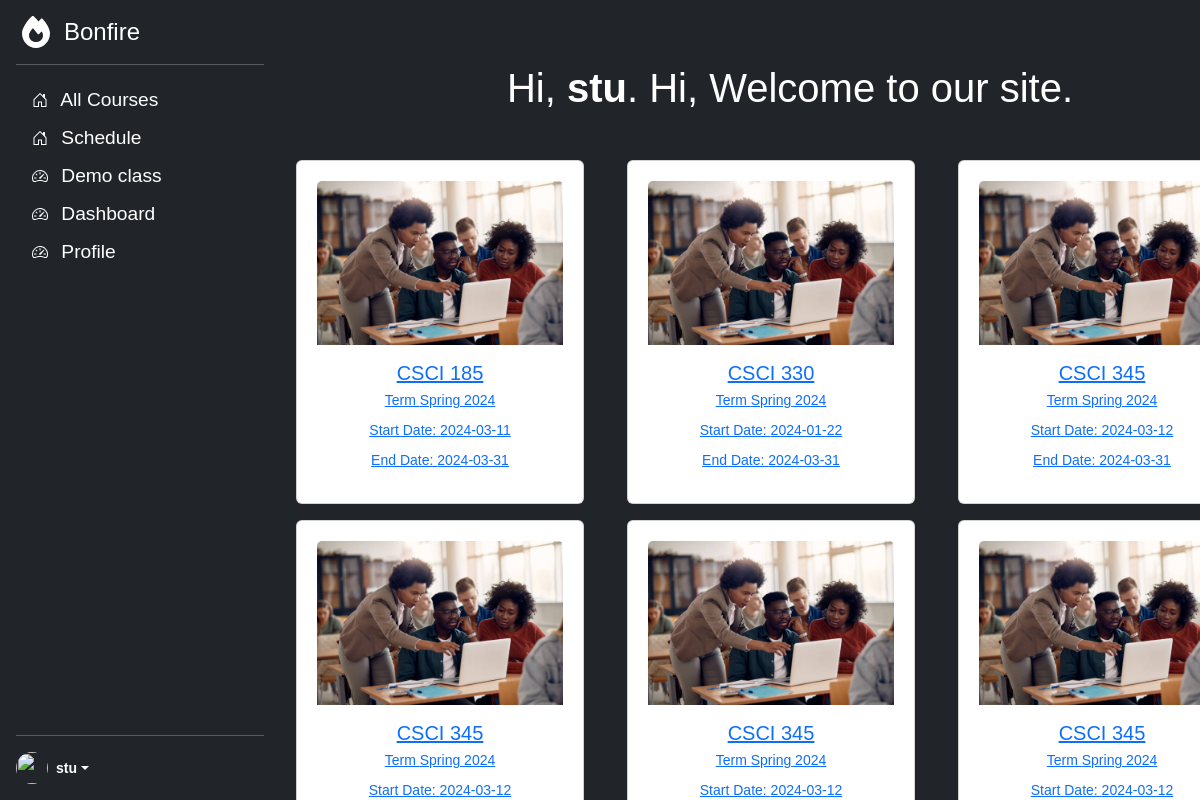
The app's page /dashboard.php (signed in) with its own data.
### tables this page shows
CREATE TABLE `classes` (
  `id` int NOT NULL AUTO_INCREMENT,
  `class_name` varchar(255) NOT NULL,
  `teacher_id` int NOT NULL,
  `start_date` date DEFAULT NULL,
  `end_date` date DEFAULT NULL,
  `term` varchar(30) DEFAULT NULL,
  PRIMARY KEY (`id`),
  UNIQUE KEY `id_UNIQUE` (`id`),
  KEY `teacher_id_idx` (`teacher_id`)
);

### dashboard.php (the view, shortened to what this page needs)
<?php
$firstName = htmlspecialchars($_SESSION["first_name"]);
$role = $_SESSION["role"];
$pdo = getDBConnection();
$sql = "SELECT c.id, c.class_name, c.start_date, c.end_date,
        c.term
        FROM classes c
        join course_grades cg on cg.class_id =c.id
        join users u on u.id =cg.user_id
        where u.id = :id
 ";
if($stmt = $pdo->prepare($sql)) {
    $stmt->bindParam(":id",$userId,PDO::PARAM_INT);
    if ($stmt->execute()) {
        $rows = $stmt->fetchAll();
    }
}
?>
<!DOCTYPE html>
<html lang="en">
<head>
    <link href="https://cdn.jsdelivr.net/npm/bootstrap@5.3.3/dist/css/bootstrap.min.css" rel="stylesheet">
    <link rel="stylesheet" href="resources/stylesheets/style.css">
</head>
<body>
<main class="d-flex flex-nowrap">
    <div class="d-flex flex-column flex-shrink-0 p-3 text-bg-dark" style="width: 280px;">
        <a href="dashboard.php" class="d-flex align-items-center mb-3 mb-md-0 me-md-auto text-white text-decoration-none">
            <svg class="bi pe-none me-2" width="40" height="32"><use xlink:href="#bonfire"></use></svg>
            <span class="fs-4">Bonfire</span>
        </a>
        <hr>
        <ul class="nav nav-pills flex-column mb-auto">
            <?php
            if($role == "student")
            {
                ?>
                <li class="nav-item">
                    <a href="#" class="nav-link text-white left-menu-item" aria-current="page">
                        <svg class="bi pe-none me-2" width="16" height="16"><use xlink:href="#home"></use></svg>
                        All Courses
                    </a>
                </li>
                <li class="nav-item">
                    <a href="#" class="nav-link text-white left-menu-item" aria-current="page">
                        <svg class="bi pe-none me-2" width="16" height="16"><use xlink:href="#home"></use></svg>
                        Schedule
                    </a>
                </li>
                <?php
            }
            ?>
            <li>
                <a href="class.php" class="nav-link text-white left-menu-item">
                    <svg class="bi pe-none me-2" width="16" height="16"><use xlink:href="#speedometer2"></use></svg>
                    Demo class
                </a>
            </li>
            <li>
                <a href="joke.php" class="nav-link text-white left-menu-item">
                    <svg class="bi pe-none me-2" width="16" height="16"><use xlink:href="#speedometer2"></use></svg>
                    Dashboard
                </a>
            </li>
            <li>
                <a href="profile.php" class="nav-link text-white left-menu-item">
                    <svg class="bi pe-none me-2" width="16" height="16"><use xlink:href="#speedometer2"></use></svg>
                    Profile
                </a>
            </li>
        </ul>
        <hr>
        <div class="dropdown">
            <a href="#" class="d-flex align-items-center text-white text-decoration-none dropdown-toggle" data-bs-toggle="dropdown" aria-expanded="false">
                <img src="https://github.com/mdo.png" alt="" width="32" height="32" class="rounded-circle me-2">
                <strong><?php echo $firstName; ?></strong>
            </a>
        </div>
    </div>
    <div id="primary-window" class="d-flex flex-column flex-shrink-0 p-3 text-bg-dark">
        <h1 class="my-5">Hi, <b><?php echo $firstName; ?></b>. Hi, Welcome to our site.</h1>
        <?php
        if($role == "student"){
            ?>
            <div class="flex-grid-wrapper">
                <?php
                foreach($rows as $row)
                {
                    ?>
                    <div class="card flex-grid-card" style="width: 18rem;">
                        <a href="class.php?classid=<?= $row['id'] ?>">
                        <img src="resources/images/class_stock_photo.jpg" class="card-img-top" alt="...">
                        <div class="card-body">
                            <h5 class="card-title"><?= $row["class_name"] ?></h5>
                            <p class="card-text"> Term <?= $row["term"]?></p>
                            <p class="card-text"> Start Date: <?= $row["start_date"]?></p>
                            <p class="card-text"> End Date: <?= $row["end_date"]?></p>
                        </div>
                        </a>
                    </div>
                    <?php
                }
                ?>
            </div>
            <?php
        }
        ?>
    </div>
</main>
</body>
</html>

### resources/stylesheets/style.css (style rules this page uses)
body { min-height: 100vh; min-height: -webkit-fill-available; font-family: var(--bs-font-sans-serif); font-size: 1rem; font-weight: 400; line-height: 1.5; }
html { height: -webkit-fill-available; }
main { height: 100vh; max-height: 100vh; overflow-x: auto; overflow-y: hidden; }
.bi { vertical-align: -.125em; pointer-events: none; fill: currentColor; }
.dropdown-toggle { outline: 0; }
#primary-window { width:85%; }
.flex-grid-wrapper { display:grid; grid-template-columns: repeat(auto-fit, minmax(288px, 1fr)); grid-column-gap:5px; grid-row-gap:1rem; }
.flex-grid-card { display:flex; justify-content: center; align-items:center; padding:20px; line-height:1; cursor:pointer; transition: all .3s ease; }
.left-menu-item { text-align:left; font-size: 1.2rem; }

### dashboard.php (style rules this page uses)
body { font: 14px sans-serif; text-align: center; }

### records on screen
classes: class_name "CSCI 185", term "Spring 2024", start_date "2024-03-11", end_date "2024-03-31"
classes: class_name "CSCI 330", term "Spring 2024", start_date "2024-01-22", end_date "2024-03-31"
classes: class_name "CSCI 345", term "Spring 2024", start_date "2024-03-12", end_date "2024-03-31"
classes: class_name "CSCI 345", term "Spring 2024", start_date "2024-03-12"
classes: class_name "CSCI 345", term "Spring 2024", start_date "2024-03-12"
classes: class_name "CSCI 345", term "Spring 2024", start_date "2024-03-12"

### other values on screen
$firstName "stu"
